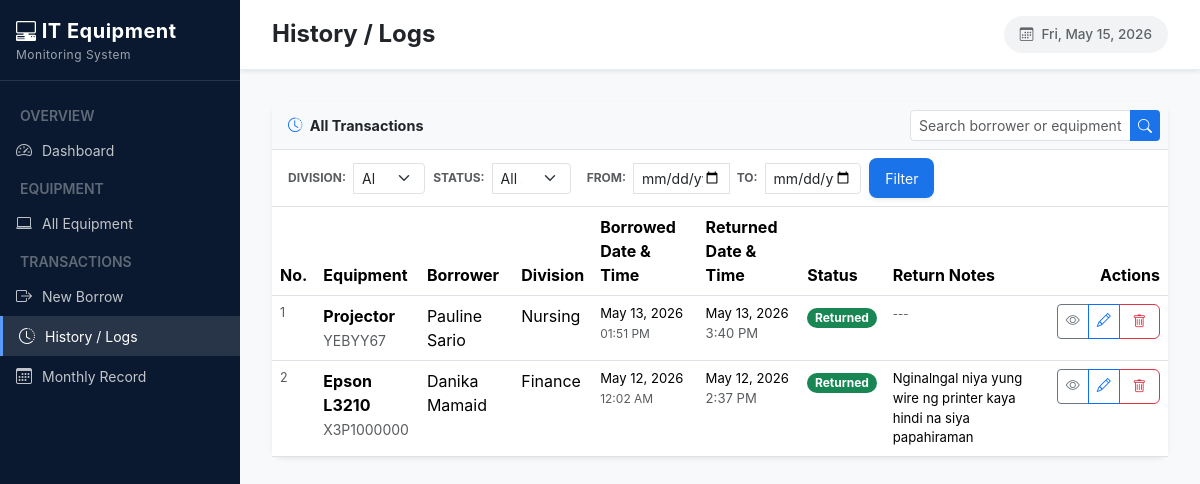
Before: /history/ with the older database file.
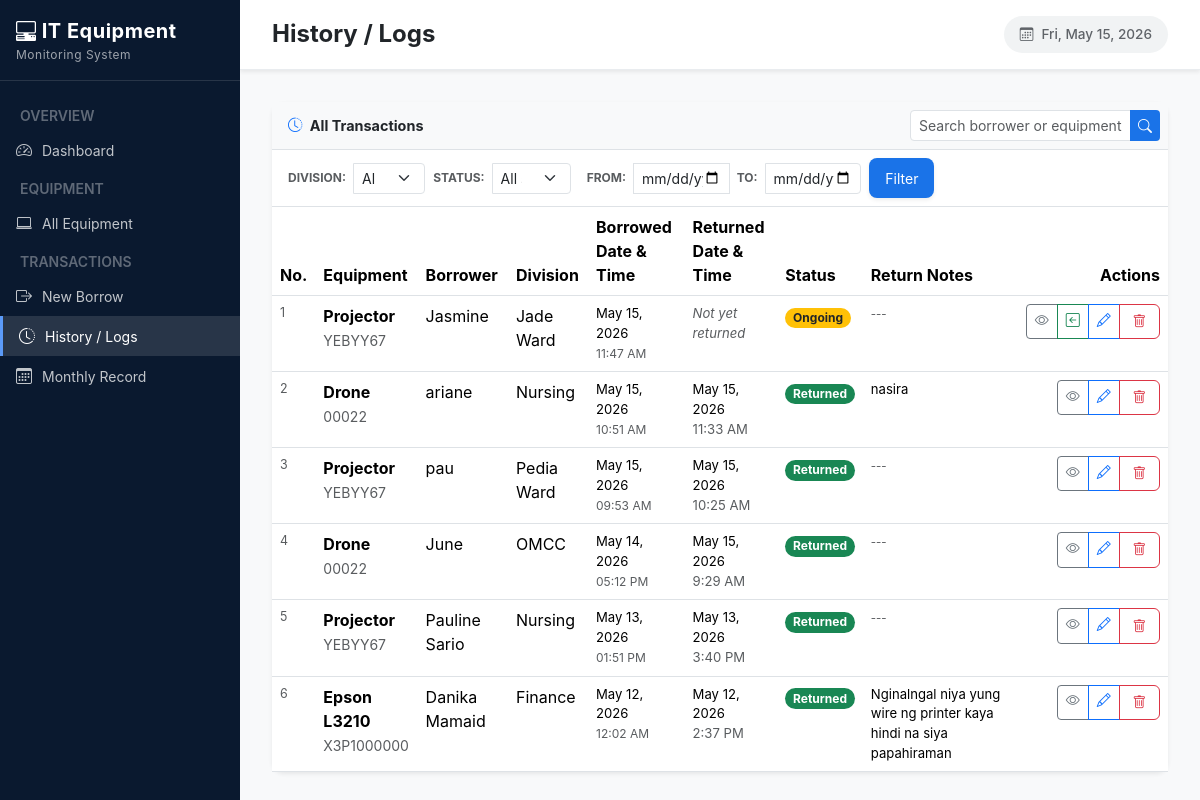
After: the same page with the newer database file.
### ems/models.py (models this page shows, shortened)
class BorrowTransaction(models.Model):
    STATUS_CHOICES = [
        ('ongoing', 'Ongoing'),
        ('returned', 'Returned'),
    ]
    transaction_number = models.PositiveIntegerField(unique=True, null=True, blank=True)
    equipment = models.ForeignKey(Equipment, on_delete=models.CASCADE, related_name='transactions')
    borrower_name = models.CharField(max_length=150)
    division = models.ForeignKey(Division, on_delete=models.SET_NULL, null=True)
    purpose = models.TextField()
    released_by = models.CharField(max_length=150)
    date_borrowed = models.DateTimeField(auto_now_add=True)
    due_date = models.DateTimeField(null=True, blank=True)
    status = models.CharField(max_length=20, choices=STATUS_CHOICES, default='ongoing')
    date_returned = models.DateTimeField(null=True, blank=True)
    returned_by = models.CharField(max_length=150, blank=True)
    received_by = models.CharField(max_length=150, blank=True)
    return_notes = models.TextField(blank=True)
    created_at = models.DateTimeField(auto_now_add=True)
    class Meta:
        ordering = ['-date_borrowed']

class Equipment(models.Model):
    STATUS_CHOICES = [
        ('available', 'Available'),
        ('borrowed',  'Borrowed'),
        ('unavailable', 'Not Available'),
    ]
    name = models.CharField(max_length=100)
    serial_number = models.CharField(max_length=100, unique=True)
    category = models.CharField(max_length=100, blank=True)
    status = models.CharField(max_length=20, choices=STATUS_CHOICES, default='available')
    description = models.TextField(blank=True)
    added_at = models.DateTimeField(auto_now_add=True)

class Division(models.Model):
    name = models.CharField(max_length=100, unique=True)
    def __str__(self):
        return self.name

### ems/views.py (the view)
# urls.py: path('history/', views.history_logs, name='history_logs'),
def history_logs(request):
    form = TransactionFilterForm(request.GET or None)
    qs = BorrowTransaction.objects.select_related('equipment', 'division')
    if form.is_valid():
        d = form.cleaned_data
        if d.get('search'):
            qs = qs.filter(
                Q(borrower_name__icontains=d['search']) |
                Q(equipment__name__icontains=d['search'])
            )
        if d.get('division'):
            qs = qs.filter(division=d['division'])
        if d.get('status'):
            qs = qs.filter(status=d['status'])
        if d.get('date_from'):
            qs = qs.filter(date_borrowed__date__gte=d['date_from'])
        if d.get('date_to'):
            qs = qs.filter(date_borrowed__date__lte=d['date_to'])
        sort_by = d.get('sort') or '-date_borrowed'
        qs = qs.order_by(sort_by)
    else:
        qs = qs.order_by('-date_borrowed')
    return render(request, 'ems/history_logs.html', {
        'form': form,
        'transactions': qs
    })

### ems/forms.py
class TransactionFilterForm(forms.Form):
    SORT_CHOICES = [
        ('-date_borrowed', 'Newest first'),
        ('date_borrowed',  'Oldest first'),
        ('-date_returned', 'Recently returned'),
    ]
    search     = forms.CharField(required=False, widget=forms.TextInput(attrs={'class': 'form-control', 'placeholder': 'Search borrower or equipment...'}))
    division = forms.ModelChoiceField(queryset=Division.objects.all(), required=False,
                     empty_label='All division', widget=forms.Select(attrs={'class': 'form-select'}))
    status     = forms.ChoiceField(choices=[('', 'All statuses'), ('ongoing', 'Ongoing'), ('returned', 'Returned')],
                     required=False, widget=forms.Select(attrs={'class': 'form-select'}))
    date_from  = forms.DateField(required=False, widget=forms.DateInput(attrs={'type': 'date', 'class': 'form-control'}))
    date_to    = forms.DateField(required=False, widget=forms.DateInput(attrs={'type': 'date', 'class': 'form-control'}))
    sort       = forms.ChoiceField(choices=SORT_CHOICES, required=False,
                     widget=forms.Select(attrs={'class': 'form-select'}))

### ems/templates/ems/history_logs.html (shortened to what this page needs)
{% extends 'ems/base.html' %}
{% block page_title %}History / Logs{% endblock %}
{% block content %}
<div class="table-card shadow-sm border-0">
    <div class="tc-head d-flex justify-content-between align-items-center p-2 bg-light border-bottom">
        <div class="d-flex align-items-center ms-2">
            <span class="fw-bold text-dark" style="font-size: 0.9rem;">
                <i class="bi bi-clock-history me-1 text-primary"></i> All Transactions
            </span>
        </div>
        <form method="get" class="d-flex" style="width: 250px;">
            <div class="input-group input-group-sm">
                {{ form.search }}
                <button class="btn btn-primary" type="submit"><i class="bi bi-search"></i></button>
            </div>
        </form>
    </div>
    <div class="px-3 py-2 border-bottom bg-white">
        <form method="get">
            <div class="row g-2 align-items-center">
                <div class="col-md-2">
                    <div class="input-group input-group-sm">
                        <span class="input-group-text bg-transparent border-0 ps-0 fw-bold text-muted" style="font-size: 0.75rem;">DIVISION:</span>
                        {{ form.division }}
                    </div>
                </div>
                <div class="col-md-2">
                    <div class="input-group input-group-sm">
                        <span class="input-group-text bg-transparent border-0 ps-0 fw-bold text-muted" style="font-size: 0.75rem;">STATUS:</span>
                        {{ form.status }}
                    </div>
                </div>
                <div class="col-md-4">
                    <div class="input-group input-group-sm">
                        <span class="input-group-text bg-transparent border-0 fw-bold text-muted" style="font-size: 0.75rem;">FROM:</span>
                        {{ form.date_from }}
                        <span class="input-group-text bg-transparent border-0 fw-bold text-muted" style="font-size: 0.75rem;">TO:</span>
                        {{ form.date_to }}
                    </div>
                </div>
                <div class="col-md-2 d-flex gap-1">
                    <button type="submit" class="btn btn-sm btn-primary px-3 shadow-sm">Filter</button>
                </div>
            </div>
        </form>
    </div>
    <table class="table table-hover mb-0">
        <thead>
            <tr>
                <th>No.</th>
                <th>Equipment</th>
                <th>Borrower</th>
                <th>Division</th>
                <th>Borrowed Date & Time</th>
                <th>Returned Date & Time</th>
                <th>Status</th>
                <th>Return Notes</th>
                <th class="text-end">Actions</th>
            </tr>
        </thead>
        <tbody>
            {% for t in transactions %}
            <tr>
                <td class="text-muted" style="font-size:.78rem;">{{ forloop.counter }}</td>
                <td>
                    <strong>{{ t.equipment.name }}</strong><br>
                    <small class="text-muted">{{ t.equipment.serial_number }}</small>
                </td>
                <td>{{ t.borrower_name }}</td>
                <td>{{ t.division }}</td>
                <td style="font-size:.82rem;">
                    <span title="Date Borrowed">{{ t.date_borrowed|date:"F d, Y" }}</span><br>
                    <small class="text-muted" style="font-size: 0.75rem;">{{ t.date_borrowed|date:"h:i A" }}</small>
                </td>
                <td style="font-size:.82rem;">
                    {% if t.date_returned %}
                        {{ t.date_returned|date:"M d, Y" }}<br>
                        <span class="text-muted">{{ t.date_returned|date:"g:i A" }}</span>
                    {% else %}
                        <span class="text-muted" style="font-style: italic;">Not yet returned</span>
                    {% endif %}
                </td>
                <td>
                    <span class="badge
                        {% if t.status|lower == 'ongoing' %}bg-warning text-dark
                        {% elif t.status|lower == 'returned' %}bg-success
                        {% else %}bg-secondary{% endif %} rounded-pill">
                        {{ t.get_status_display }}
                    </span>
                </td>
                <td style="font-size:.82rem; min-width: 150px; max-width: 250px;">
                    {% if t.return_notes %}
                        <div class="text-wrap">
                            {{ t.return_notes }}
                        </div>
                    {% else %}
                        <span class="text-muted small">---</span>
                    {% endif %}
                </td>
                <td class="text-end">
                    <div class="btn-group">
                        <a href="{% url 'transaction_detail' t.pk %}" class="btn btn-sm btn-outline-secondary"><i class="bi bi-eye"></i></a>
                        {% if t.status|lower == 'ongoing' %}
                        <a href="{% url 'borrow_return' t.pk %}" class="btn btn-sm btn-outline-success"><i class="bi bi-arrow-left-square"></i></a>
                        {% endif %}
                        <a href="{% url 'transaction_edit' t.pk %}" class="btn btn-sm btn-outline-primary"><i class="bi bi-pencil"></i></a>
                        <a href="{% url 'transaction_delete' t.pk %}" class="btn btn-sm btn-outline-danger" onclick="return confirm('Are you sure?');"><i class="bi bi-trash"></i></a>
                    </div>
                </td>
            </tr>
            {% empty %}
            <tr><td colspan="9" class="text-center text-muted py-5">No transactions found.</td></tr>
            {% endfor %}
        </tbody>
    </table>
</div>
{% endblock %}

### ems/templates/ems/base.html (shortened to what this page needs)
{% load static %}
<!DOCTYPE html>
<html lang="en">
<head>
    <link rel="stylesheet" href="https://cdn.jsdelivr.net/npm/bootstrap@5.3.8/dist/css/bootstrap.min.css">
    <link rel="stylesheet" href="https://cdn.jsdelivr.net/npm/bootstrap-icons@1.13.1/font/bootstrap-icons.min.css">
</head>
<body>
    <nav class="sidebar">
        <div class="sidebar-brand">
            <i class="bi bi-pc-display-horizontal"></i> IT Equipment
            <small>Monitoring System</small>
        </div>
        <div class="sidebar-nav">
            <div class="sidebar-section">Overview</div>
                <a href="{% url 'dashboard' %}" class="nav-link {% if request.resolver_match.url_name == 'dashboard' %}active{% endif %}">
                    <i class="bi bi-speedometer2"></i> Dashboard
                </a>
            <div class="sidebar-section">Equipment</div>
                <a href="{% url 'all_equipment' %}" class="nav-link {% if request.resolver_match.url_name == 'all_equipment' %}active{% endif %}">
                    <i class="bi bi-laptop"></i> All Equipment
                </a>
            <div class="sidebar-section">Transactions</div>
                <a href="{% url 'borrow_create' %}" class="nav-link {% if request.resolver_match.url_name == 'borrow_create' %}active{% endif %}">
                    <i class="bi bi-box-arrow-right"></i> New Borrow
                </a>
                <a href="{% url 'history_logs' %}" class="nav-link {% if request.resolver_match.url_name == 'history_logs' %}active{% endif %}">
                    <i class="bi bi-clock-history"></i> History / Logs
                </a>
                <a href="{% url 'monthly_record' %}" class="nav-link {% if request.resolver_match.url_name == 'monthly_record' %}active{% endif %}">
                    <i class="bi bi-calendar3"></i> Monthly Record
                </a>
        </div>
    </nav>
    <div class="main-wrap">
        <header class="topbar shadow-sm">
            <h4 class="mb-0 fw-bold text-dark">{% block page_title %}System{% endblock %}</h4>
            <div class="d-flex align-items-center gap-3 ms-auto">
                <div class="date-pill">
                    <i class="bi bi-calendar3 me-2"></i>{% now "D, M j, Y" %}
                </div>
            </div>
        </header>
        <main class="page-body">
            {% block content %}
            {% endblock %}
        </main>
    </div>
</body>
</html>

### ems/templates/ems/base.html (style rules this page uses)
body { font-family: Inter, system-ui, -apple-system, sans-serif; background-color: #f8f9fa; margin: 0; overflow-x: hidden; }
.sidebar { position: fixed; width: 240px; height: 100%; background: #0a192f; z-index: 1100; }
.sidebar-brand { font-family: 'Inter', sans-serif !important; padding: 16px; border-bottom: 1px solid rgba(255, 255, 255, .12); color: #ffffff; font-size: 20px; font-weight: 700; letter-spacing: .5px; }
.sidebar-brand small { display: block; font-size: 12px; font-weight: 400; opacity: .6; }
.sidebar-nav { display: flex; flex-direction: column; padding: 16px 0; width: 100%; }
.sidebar-nav .nav-link { color: rgba(255, 255, 255, .75); padding: 8px 16px; font-size: 14px; display: flex; align-items: center; gap: 8px; transition: all .15s; text-decoration: none; }
.sidebar-nav .nav-link:hover, .sidebar-nav .nav-link.active { color: #ffffff; background: rgba(255, 255, 255, .12); border-left: 3px solid #5b9af8; }
.sidebar-nav .nav-link i { font-size: 16px; width: 18px; }
.sidebar-section { padding: 8px 20px 4px; font-size: 14px; font-weight: 600; text-transform: uppercase; color: rgba(255, 255, 255, .35); }
.main-wrap { margin-left: 240px; min-height: 100vh; display: flex; flex-direction: column; }
.topbar { position: sticky; top: 0; z-index: 1000; height: 70px; background: #ffffff; padding: 0 2rem; display: flex; align-items: center; justify-content: space-between; border-bottom: 1px solid #e9ecef; }
.date-pill { background: #f1f3f4; color: #5f6368; border-radius: 50px; padding: 8px 16px; font-size: 0.85rem; font-weight: 500; }
.btn-primary { background: #1a73e8; border: none; border-radius: 8px; padding: 0.6rem 1.5rem; transition: all .15s; }
.btn-outline-danger { border-color: #dc3545; color: #dc3545; border-radius: 6px; padding: 0.4rem 0.8rem; font-size: 0.85rem; transition: all 0.2s ease; }
.page-body { padding: 2rem; flex-grow: 1; }
.table-card { background: #ffffff; border-radius: 12px; border: 1px solid #ccc6c6; box-shadow: 0 4px 6px rgba(0,0,0,0.02); }
.tc-head { padding: 1rem 1.5rem; border-bottom: 1px solid #ffffff; font-size: 1rem; font-weight: 600; display: flex; align-items: center; gap: 8px; }
.table { margin-bottom: 0; }

Changed rows visible on the page:
added BorrowTransaction: equipment.name "Projector", equipment.serial_number "YEBYY67", borrower_name "Jasmine", division "Jade Ward", date_borrowed "May 15, 2026", date_borrowed "11:47 AM", shows "Not yet returned", status "Ongoing"
added BorrowTransaction: equipment.name "Drone", equipment.serial_number "00022", borrower_name "ariane", division "Nursing", date_borrowed "May 15, 2026", date_borrowed "10:51 AM", date_returned "May 15, 2026", date_returned "11:33 AM", status "Returned", return_notes "nasira"
added BorrowTransaction: equipment.name "Projector", equipment.serial_number "YEBYY67", borrower_name "pau", division "Pedia Ward", date_borrowed "May 15, 2026", date_borrowed "09:53 AM", date_returned "May 15, 2026", date_returned "10:25 AM", status "Returned"
added BorrowTransaction: equipment.name "Drone", equipment.serial_number "00022", borrower_name "June", division "OMCC", date_borrowed "May 14, 2026", date_borrowed "05:12 PM", date_returned "May 15, 2026", date_returned "9:29 AM", status "Returned"
